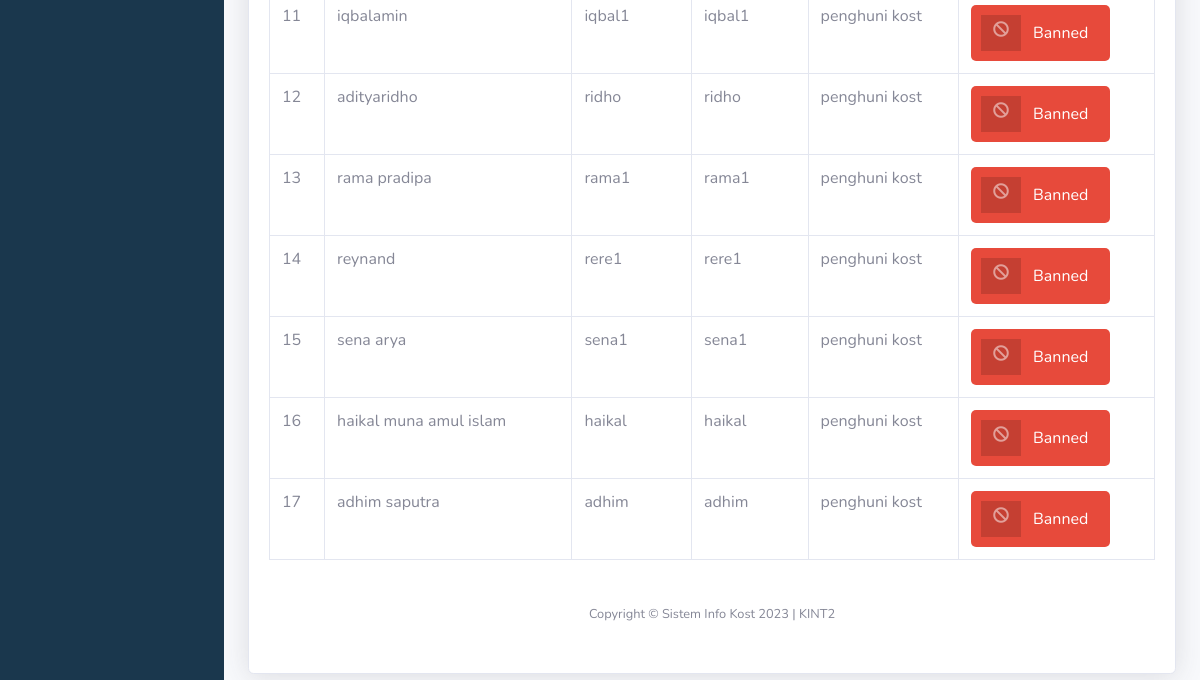
The app's page /kost/user.php (signed in, lower part), older data.
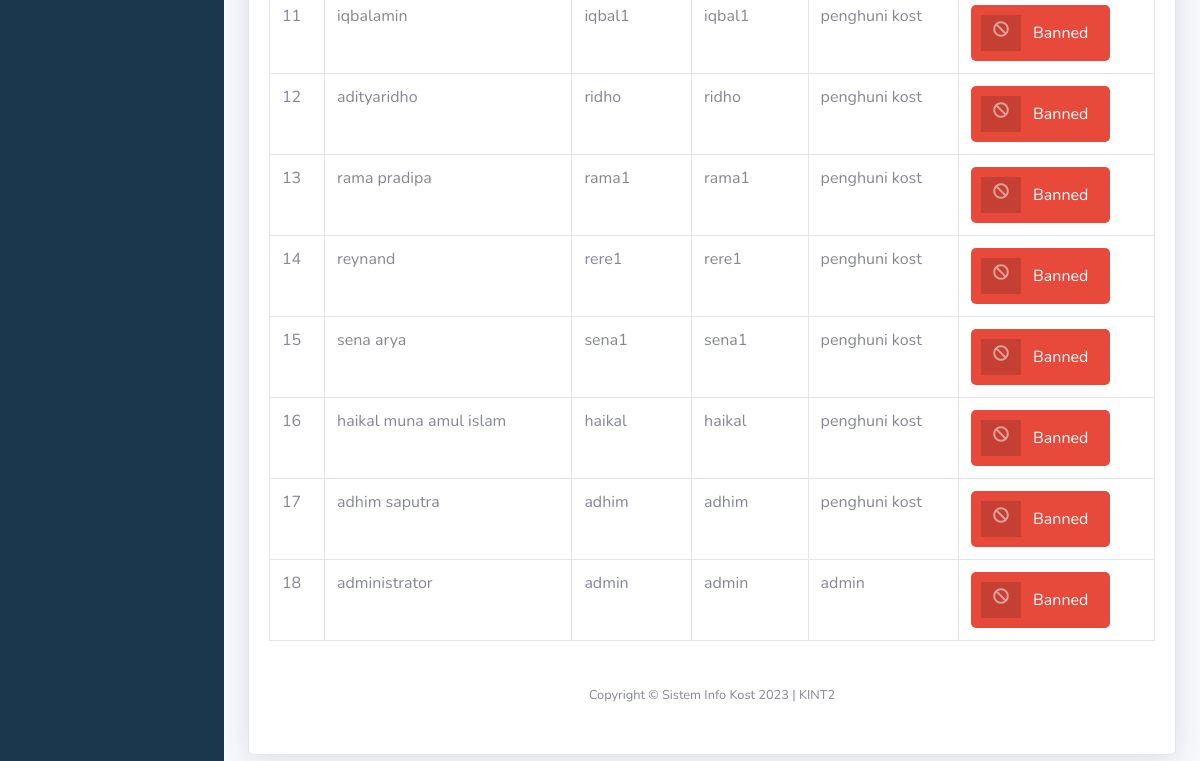
The same page, newer data.
### tables this page shows
CREATE TABLE `user` (
  `id` int(11) NOT NULL,
  `nama_lengkap` varchar(255) NOT NULL,
  `email` varchar(255) NOT NULL,
  `username` varchar(255) NOT NULL,
  `password` varchar(255) NOT NULL,
  `no_hp` varchar(255) NOT NULL,
  `foto_ktp` varchar(255) NOT NULL,
  `foto_profil` text NOT NULL,
  `roles` int(11) NOT NULL,
  `id_kost_saya` int(11) NOT NULL
);

CREATE TABLE `roles_user` (
  `id_roles` int(11) NOT NULL,
  `nama` varchar(255) NOT NULL
);

### kost/user.php (the view, shortened to what this page needs)
<?php
include "includes/header.php";
$data = mysqli_query($koneksi, "SELECT * FROM user JOIN roles_user on user.roles=roles_user.id_roles");
?>
<div class="container-fluid">
<div class="card shadow mb-4">
  <div class="card-body">
    <div class="table-responsive">
      <table class="table table-bordered" id="dataTable" width="100%" cellspacing="0">
        <tbody>
            <?php
            $n = 0;
            while ($d = mysqli_fetch_array($data)) {
                $n++;
            ?>
                <tr>
                    <td><?php echo $n ?></td>
                    <td><?php echo $d['nama_lengkap'] ?></td>
                    <td><?php echo $d['username'] ?></td>
                    <td><?php echo $d['password'] ?></td>
                    <td><?php echo $d['nama'] ?></td>
                    <td>
                      <div class="">
                        <a href="php/hapus-user.php?id=<?php echo $d['id']; ?>" class="btn btn-danger btn-icon-split">
                          <span class="icon text-white-50">
                            <i class="fas fa-ban"></i>
                          </span>
                          <span class="text">Banned</span>
                        </a>
                      </div>
                    </td>
                </tr>
            <?php } ?>
        </tbody>
    </table>
</div>
<?php
include "includes/footer.php"
?>

Row changes from the older to the newer data that the page shows:
added user: nama_lengkap "administrator", username "admin", password "admin", roles.nama "admin"
